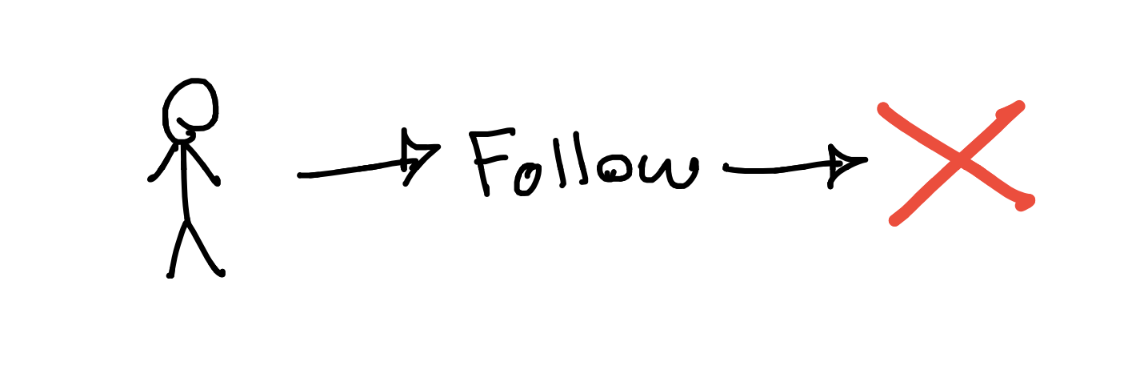
#> input picture cursos/extracted_images/image3.png, 1136 x 380 px, found by its file name
$ python enhance_images.py
#> lines starting #> are read from the running program, lines starting #| are printed output that depends on the picture
from PIL import Image, ImageEnhance, ImageOps
import os

dir_path = r"c:\Users\Willie\Desktop\OFFSZN\cursos\extracted_images"
images_to_enhance = ["image3.png", "image5.png", "image11.png", "image18.png"]

for img_name in images_to_enhance:
    img_path = os.path.join(dir_path, img_name)
    if not os.path.exists(img_path):
        print(f"Skipping {img_name}, not found.")
        continue

    print(f"Enhancing {img_name}...")
    try:
        img = Image.open(img_path)
#> img is the input picture: PIL image 1136x380 RGBA; mean R, G, B, A 249.6, 248, 247.8, 255

        # 1. Convert to grayscale
        gray_img = ImageOps.grayscale(img)

        # 2. Resize 2x for better OCR recognition of small fonts
        w, h = gray_img.size
#> w = 1136; h = 380
        resized_img = gray_img.resize((w * 2, h * 2), Image.Resampling.LANCZOS)

        # 3. Enhance contrast
        enhancer = ImageEnhance.Contrast(resized_img)
        contrast_img = enhancer.enhance(2.5) # Increase contrast heavily
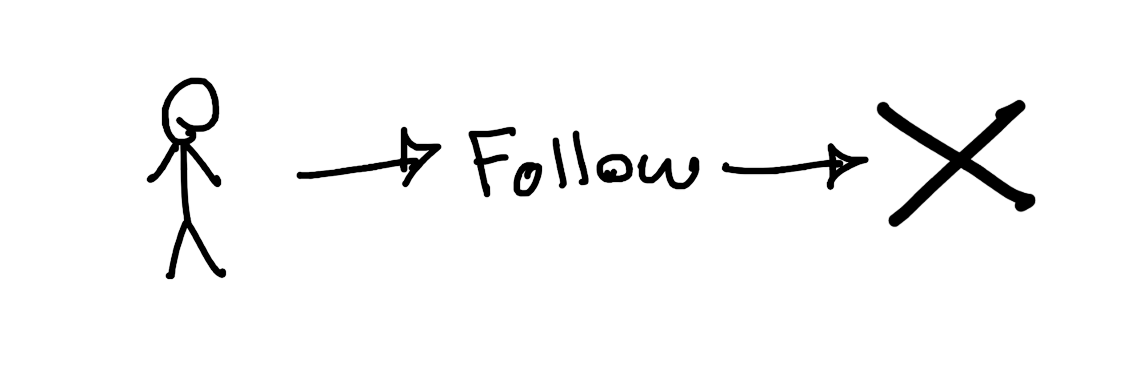
#> contrast_img: PIL image 2272x760 L (shown at 1/2 size); min 0, max 255, mean 246.4

        # Save variations
        contrast_img.save(os.path.join(dir_path, f"enhanced_{img_name}"))

        # Save inverted variation (white text on black or black on white)
        inverted_img = ImageOps.invert(contrast_img)
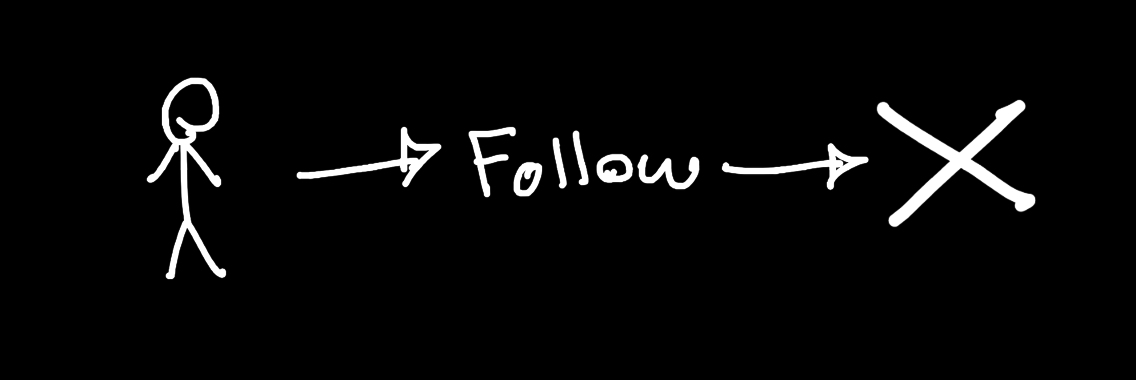
#> inverted_img: PIL image 2272x760 L (shown at 1/2 size); min 0, max 255, mean 8.6
        inverted_img.save(os.path.join(dir_path, f"inverted_{img_name}"))

        print(f"Successfully saved enhanced variations for {img_name}")
    except Exception as e:
        print(f"Error enhancing {img_name}: {e}")
#> pass 2 of the loop `for img_name in images_to_enhance:`:
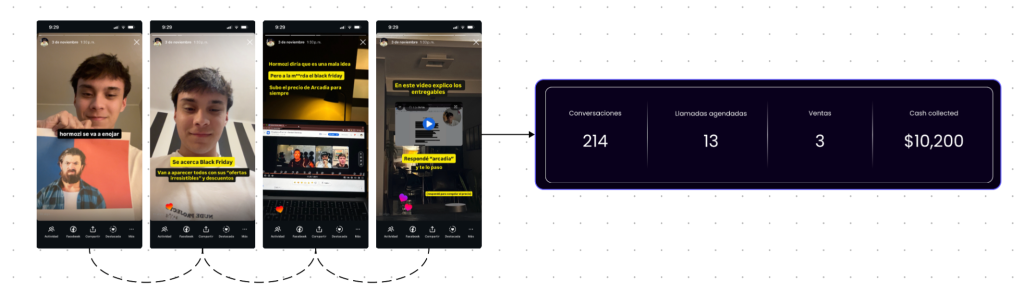
#> input picture cursos/extracted_images/image5.png, 2048 x 599 px, found by its file name (shown at 1/2 size)
#> img is the input picture: PIL image 2048x599 RGBA; mean R, G, B, A 164.4, 159, 159.7, 255
#> gray_img: PIL image 2048x599 L
#> resized_img: PIL image 4096x1198 L
#> `contrast_img = enhancer.enhance(2.5)`:
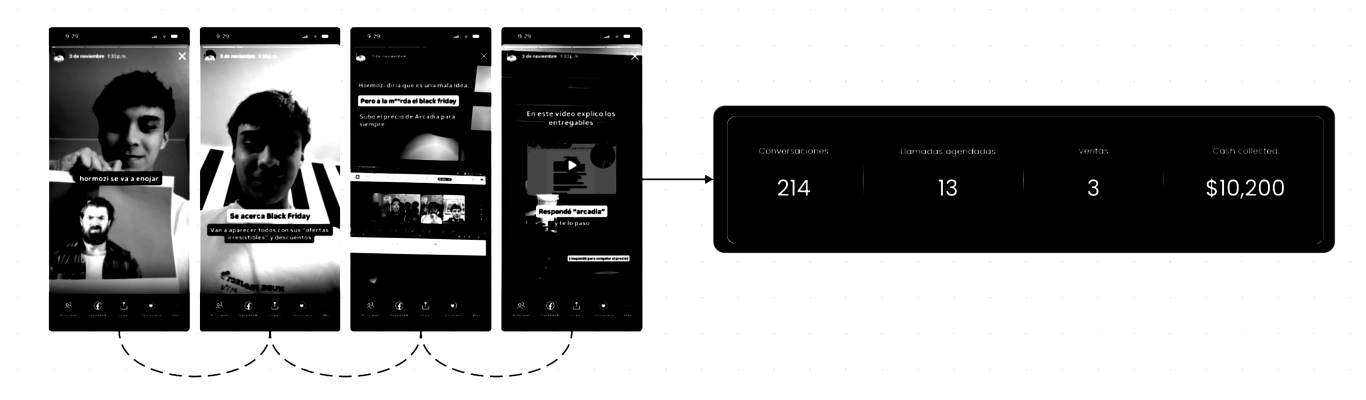
#> contrast_img: PIL image 4096x1198 L (shown at 1/3 size); min 0, max 255, mean 151.2
#> `inverted_img = ImageOps.invert(contrast_img)`:
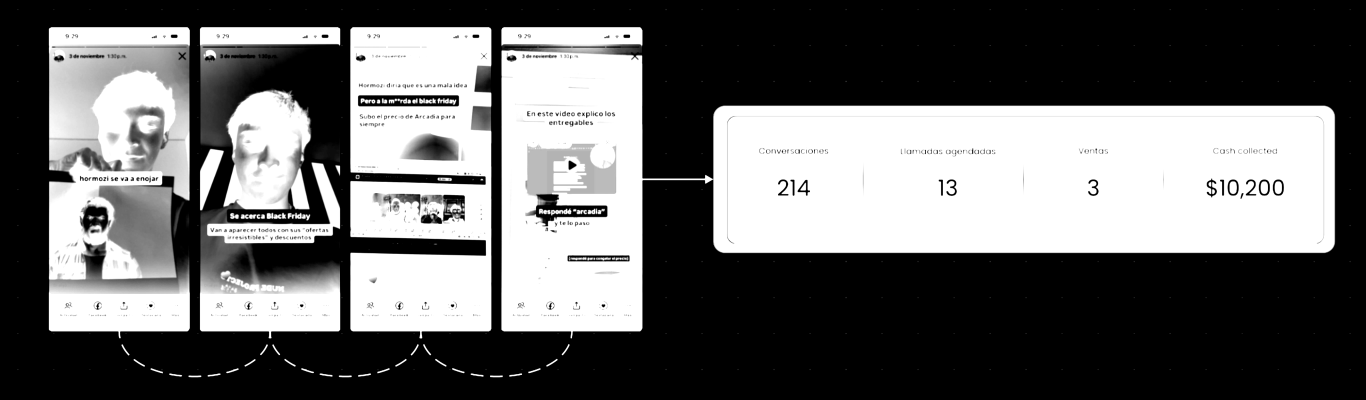
#> inverted_img: PIL image 4096x1198 L (shown at 1/3 size); min 0, max 255, mean 103.8
#> pass 3 of the loop `for img_name in images_to_enhance:`:
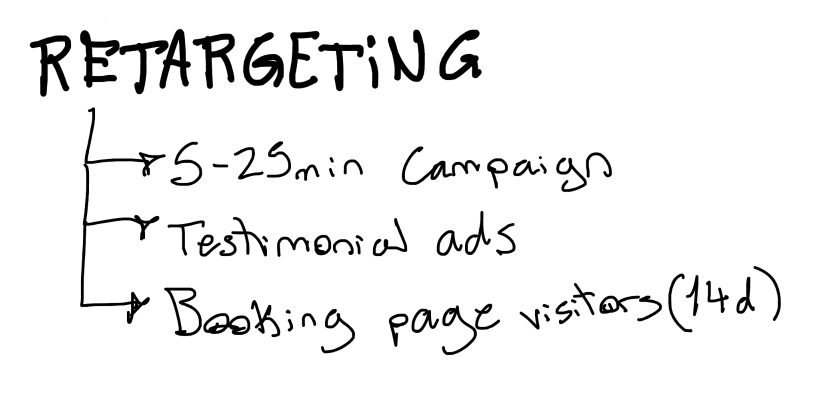
#> input picture cursos/extracted_images/image11.png, 1658 x 800 px, found by its file name (shown at 1/2 size)
#> img is the input picture: PIL image 1658x800 RGBA; mean R, G, B, A 239.9, 239.9, 239.9, 255
#> gray_img: PIL image 1658x800 L
#> `resized_img = gray_img.resize((w * 2, h * 2), Image.Resampling.LANCZOS)`:
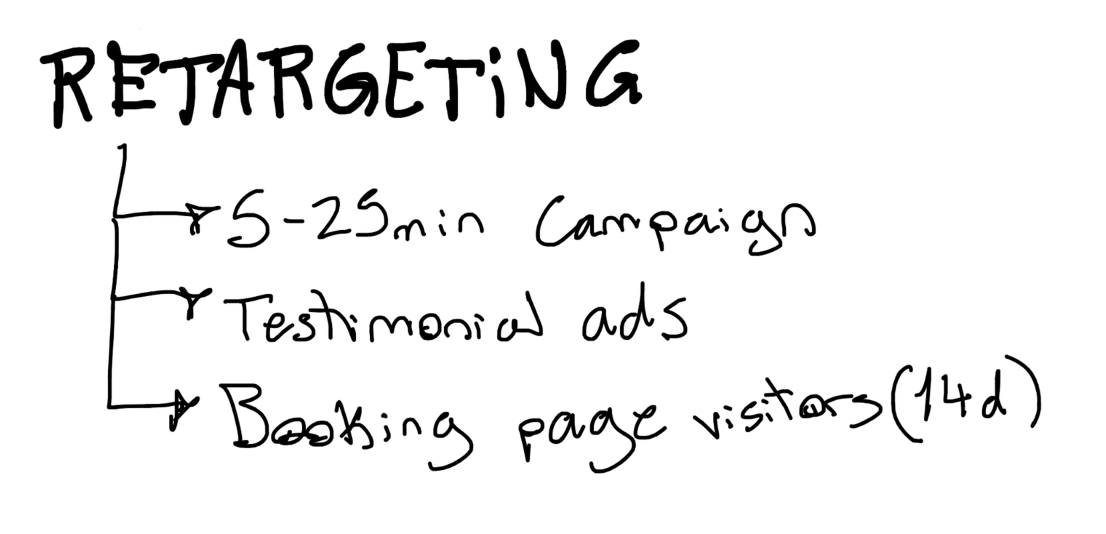
#> resized_img: PIL image 3316x1600 L (shown at 1/3 size); min 0, max 255, mean 239.9
#> contrast_img: PIL image 3316x1600 L
#> `inverted_img = ImageOps.invert(contrast_img)`:
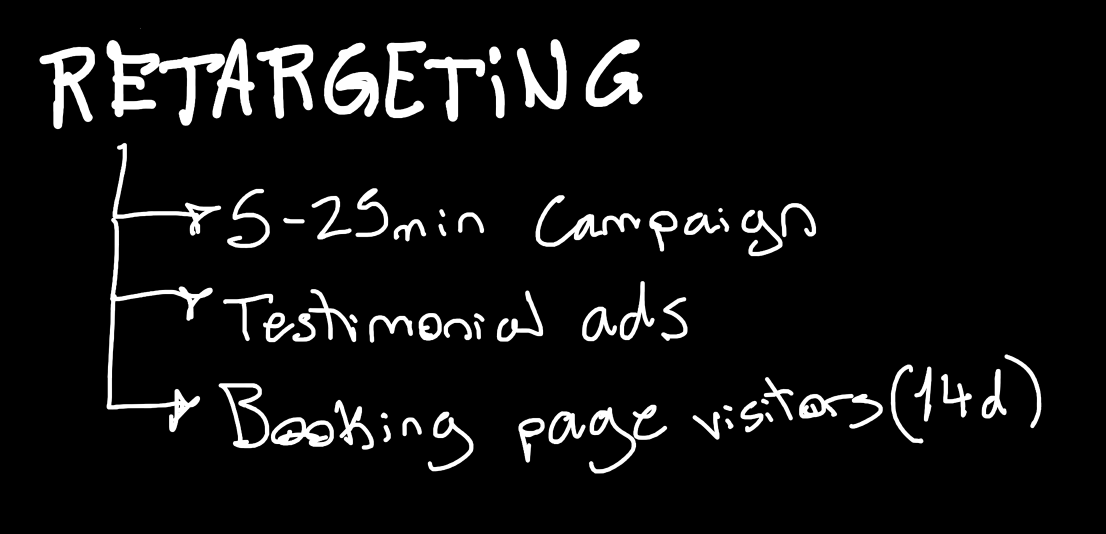
#> inverted_img: PIL image 3316x1600 L (shown at 1/3 size); min 0, max 255, mean 16.5
#> the loop made 4 passes; the first 3 are shown
